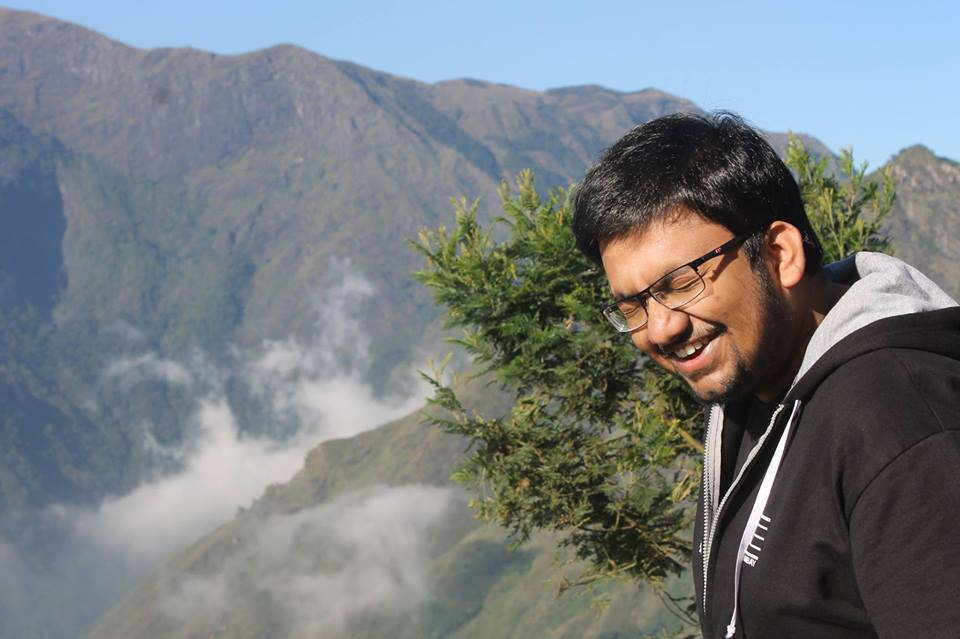
#> input picture improcpy/filename.jpg, 960 x 639 px, found by its file name
$ python toonify_function.py
#> lines starting #> are read from the running program, lines starting #| are printed output that depends on the picture; after the words box and inside, x2 and y2 are one past the last pixel; in counts of white or black regions, pixels touching at a corner belong together
#> further down, img is the input picture: shape (639, 960, 3); mean B, G, R 128.4, 125, 119.1
import cv2
import numpy as np


def toonify(_image, _canny_threshold_lower=90, _canny_threshold_upper=250):

    """
    toonify converts an image into a cartoonized version of it.
    The image looks like it has been sketched.

    The function uses a few algorithms:
        1. median blur -> it is applied to reduce salt and pepper noise in the image
        2. canny edge detection -> it is used to add edges in the final image
        3. bilateral filter -> bilateral filter is applied to reduce the details in the image
        4. color quantization -> the method reduces the number of colors and leads to clustering of colors
                                that give the desired color effect in the image
    :param
        1. _image -> _image is the input for the function
        2. _canny_threshold_lower -> lower threshold value for Canny Edge Detection algorithm
        3. _canny_threshold_upper -> upper threshold value for Canny Edge Detection algorithm
        Note- The default thresholds give better results for portrait images.
        ...The thresholds maintain a balance on the number of edges visible on a face.

    :return:
    the function returns a tooned version of the input image

    :AUTHOR:
    Anmol Kagrecha (akagrecha@gmail.com)
    in MENTORSHIP of
    Ranveer Aggarwal (ranveeraggarwal@gmail.com)
    """
#> called with _canny_threshold_lower = 90, _canny_threshold_upper = 250

    if _image.size is None:
        return "image does not exist"

    else:
        _image_copy = _image.copy()

        _image = cv2.medianBlur(_image, 5)

        # edge detection and improvement
        _edges = cv2.Canny(_image, _canny_threshold_lower, _canny_threshold_upper)
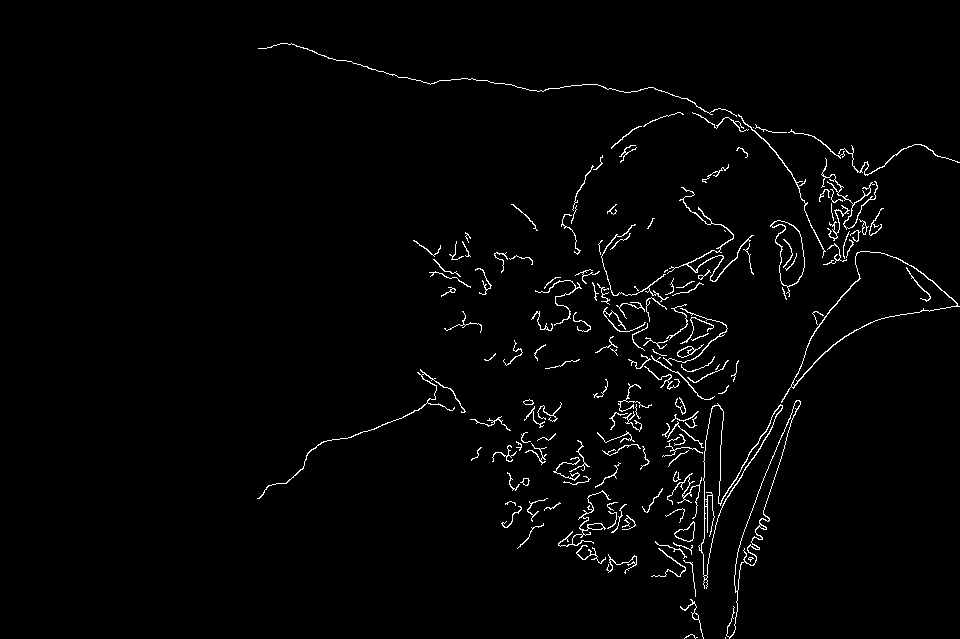
#> _edges: shape (639, 960); 2% white in thin lines or dots, all inside (x1, y1, x2, y2) = (257, 43, 960, 639)
        _edges = cv2.bitwise_not(_edges)
        _edges = cv2.cvtColor(_edges, cv2.COLOR_GRAY2BGR)

        # applying bilateral filter to reduce the details
        _image_copy = cv2.bilateralFilter(_image_copy, 5, 150, 150)

        # color quantization
        """
        Color quantization uses machine learning.
        The image array is broken to get BGR values and centroid values are applied to all pixels.
        Finally the image is reconstructed with new values.
        """
        _image_split = _image_copy.reshape((-1, 3))
        _image_split = np.float32(_image_split)
        criteria = (cv2.TERM_CRITERIA_EPS + cv2.TERM_CRITERIA_MAX_ITER, 10, 1.0)
        k = 8
        _ret, _label, _center = cv2.kmeans(_image_split, k, criteria, 10, cv2.KMEANS_RANDOM_CENTERS)

        _center = np.uint8(_center)
        _res = _center[_label.flatten()]
        _res2 = _res.reshape(img.shape)
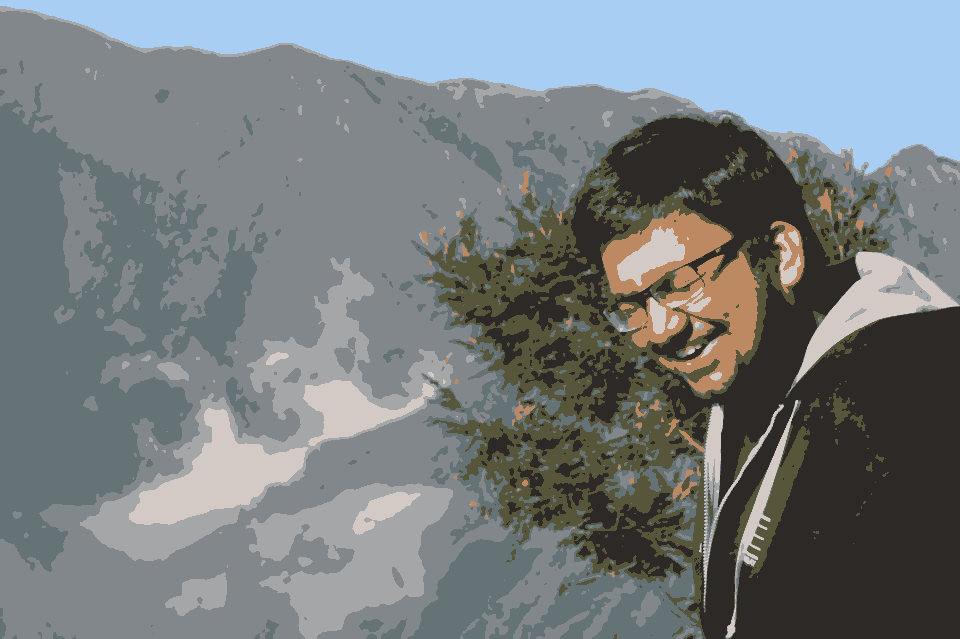
#> _res2: shape (639, 960, 3); mean B, G, R 128, 124.7, 118.4

        # final _image
        _result = cv2.bitwise_and(_res2, _edges)
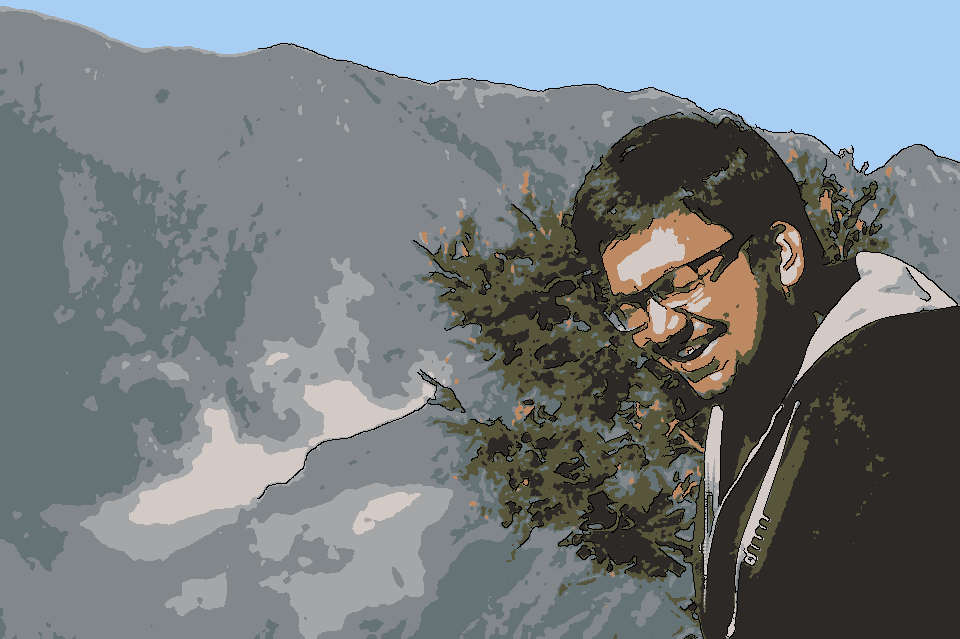
#> _result: shape (639, 960, 3); mean B, G, R 126.2, 122.6, 116.2

        return _result

img = cv2.imread('filename.jpg')

cv2.namedWindow('result', cv2.WINDOW_NORMAL)
cv2.imshow('result', toonify(img))
cv2.waitKey(0) & 0xFF
cv2.destroyAllWindows()
